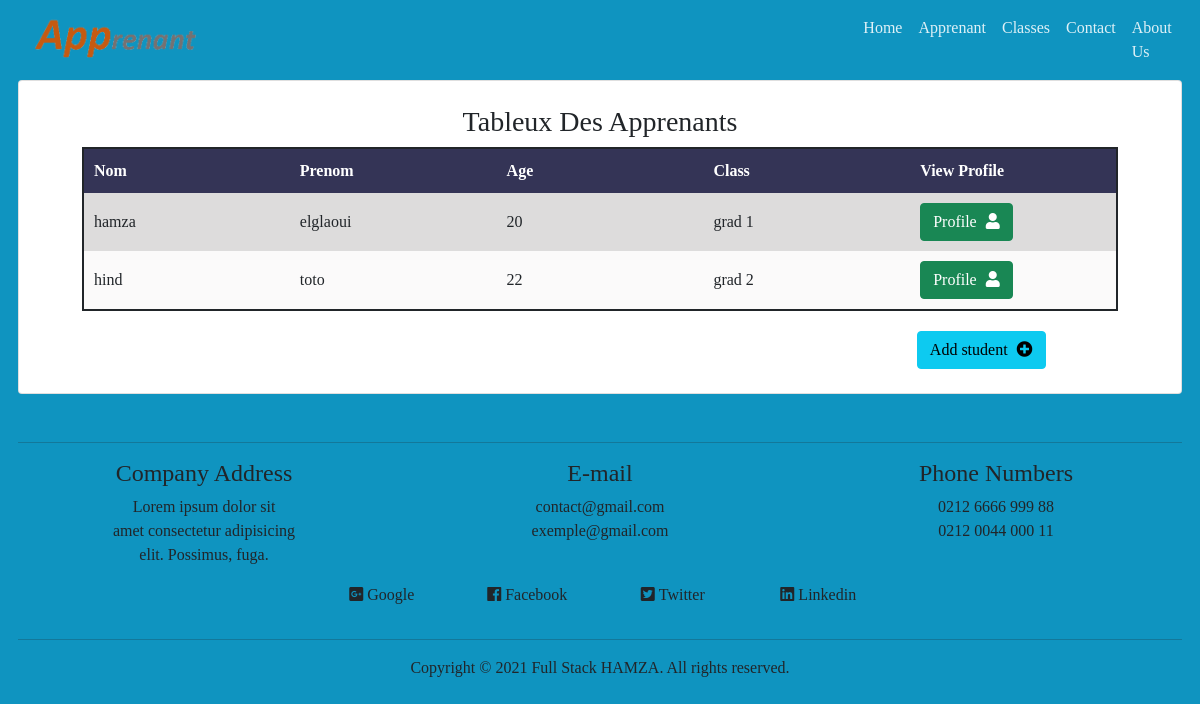
The page /code source/public/apprenants (signed in) on the database its author committed.
### tables this page shows
CREATE TABLE `apprenant` (
  `id` int(11) NOT NULL,
  `nom` varchar(60) NOT NULL,
  `prenom` varchar(60) NOT NULL,
  `genre` varchar(10) NOT NULL,
  `age` int(11) NOT NULL,
  `id_class` varchar(60) NOT NULL,
  `id_user` int(11) NOT NULL,
  `date` datetime NOT NULL
);

### code source/app/controllers/apprenants.php (called while the page is built, shortened)
<?php
Class Apprenants extends Controller
{
	function index()
	{
		$data['page_title'] = "Apprenants";
		$add = $this->loadModel("apprenant");
		$data['student'] = $add->selectApprenant();
		$sall = $this->loadModel("classes");
		$data['sall'] = $sall->selectClass();
		$this->view("apprenants",$data);
	}
}

### code source/app/core/app.php (called while the page is built, shortened)
<?php
Class App
{
	private $method = "index";
	public function __construct()
	{
		$url = $this->splitURL();
 		if(file_exists("../app/controllers/". strtolower($url[0]) .".php"))
 		{
 			unset($url[0]);
 		}
 		$this->controller = new $this->controller;
 		$this->params = array_values($url);
 		call_user_func_array([$this->controller,$this->method], $this->params);
	}
	private function splitURL()
	{
		$url = isset($_GET['url']) ? $_GET['url'] : "login";
		return explode("/", filter_var(trim($url,"/"),FILTER_SANITIZE_URL));
	}}

### code source/public/index.php (called while the page is built, shortened)
<?php
$app = new App();

### code source/app/core/db.php (called while the page is built, shortened)
<?php
Class Database
{
	private function db_connect()
	{
		try{
			$string = DB_TYPE .":host=".DB_HOST.";dbname=".DB_NAME.";";
			return $db = new PDO($string,DB_USER,DB_PASS);
		}catch(PDOException $e){
			die($e->getMessage());
		}
	}
	public function read($query,$data = [])
	{
		$DB = $this->db_connect();
		$stm = $DB->prepare($query);
		if(count($data) == 0)
		{
			$stm = $DB->query($query);
			$check = 0;
			if($stm){
				$check = 1;
			}
		}else{
			$check = $stm->execute($data);
		}
		if($check)
		{
			$data = $stm->fetchAll(PDO::FETCH_OBJ);
			if(is_array($data) && count($data) > 0)
			{
				return $data;
			}
			return false;
		}else
		{
			return false;
		}
	}
}

### code source/app/models/apprenant.php (called while the page is built, shortened)
<?php
class Apprenant {
    function selectApprenant(){
		$DB = new Database();
		  $arr['id_user'] = $_SESSION['user_id'];
			$query = "select * from apprenant  where id_user = :id_user ORDER BY nom ASC";
			$data = $DB->read($query,$arr);
			if(is_array($data))
		   {
			return $data;
		    }
			return false;
    }
}

### code source/app/views/apprenants.php (the view, shortened to what this page needs)
<div class="card  p-4" >
  <h3 class="text-center  ">Tableux Des Apprenants </h3>
       <div >
         <table >
           <thead>
             <tr>
               <th>Nom</th>
               <th>Prenom</th>
               <th>Age</th>
               <th>Class</th>
               <th>View Profile</th>
             </tr>
           </thead>
           <tbody>
      <?php if(is_array($data['student'])): ?>
        <?php foreach($data['student'] as $row): ?>
             <tr>
               <td><?=$row->nom ?></td>
               <td><?=$row->prenom?></td>
               <td><?=$row->age?></td>
               <td><?=$row->id_class?></td>
               <td><form action="<?=ROOT?>std_profile" method="POST"><button  type="submit" name="profile" value="<?=$row->id?>" class="btn btn-success btn-block">Profile <i class="fas fa-user"></i></button></form></td>
             </tr>
     <?php endforeach; ?>
          <?php endif; ?>
     </tbody>
         </table>
       </div>
       <button type="submit" data-toggle="modal" data-target="#add-student" class="btn add btn-info " >
         Add student <i  class="fas fa-plus-circle"></i></button>
        </div>

### code source/public/assets/css/main.css (style rules this page uses)
* { margin: 0; padding: 0; box-sizing: border-box; }
body { background-color: #0F94C0; font-family: Cambria, Cochin, Georgia, Times, 'Times New Roman', serif; width: 97% !important; margin: auto; }
table { table-layout: fixed; width: 93%; margin: auto; border-collapse: collapse; border: 2px solid ; border-radius:6px ; }
td, th { padding: 10px; }
th { background-color: #202046e3; color: white; }
tr:nth-child(even) { background-color: #f8f7f79f; }
tr:nth-child(odd) { background-color: #cac9c9a2; }
.fas { margin-left: 5px !important; }
.add { margin: auto; margin-top: 20px; margin-right: 10%; }

### rows shown on the page
apprenant: nom "hamza", prenom "elglaoui", age "20", id_class "grad 1", $row->id 31 (drawn)
apprenant: nom "hind", prenom "toto", age "22", id_class "grad 2", $row->id 32 (drawn)
